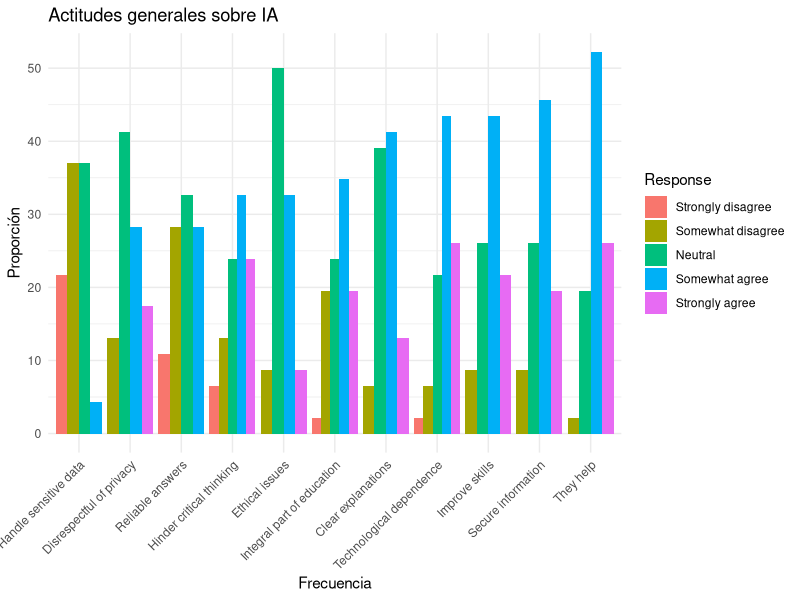
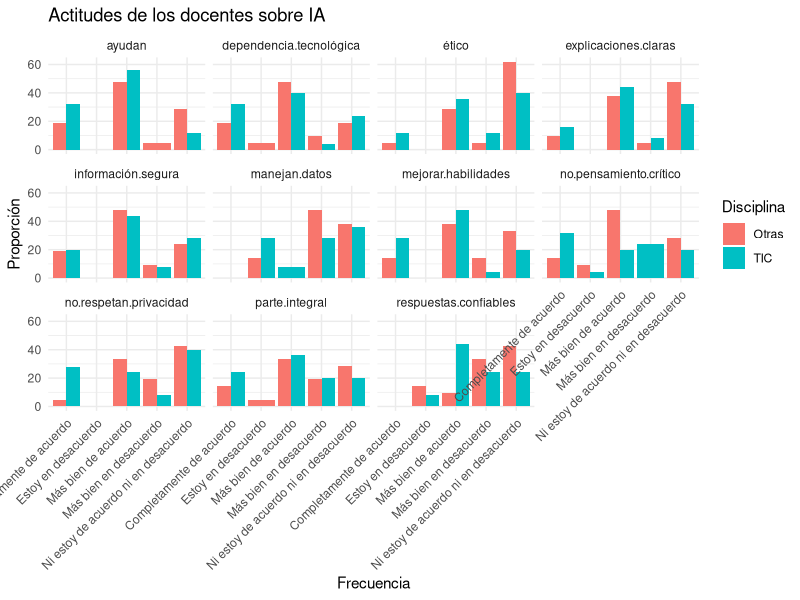

Write R code to recreate these figures, in order.
## ---- chunk 1
library(ggplot2)
library(dplyr)

frecuencias_data <- read.csv("../data/actitudes-docentes.csv", header = TRUE, na.strings="", sep = ";")

columnas <- strsplit("ayudan;dependencia-tecnológica;explicaciones-claras;información-segura;manejan-datos;mejorar-habilidades;no-pensamiento-crítico;no-respetan-privacidad;parte-integral;respuestas-confiables;ético", ";")

likert_data <- data.frame( Attitude = character(),
                           Disciplina = character(),
                           Average = numeric(),
                           SD = numeric() )

opiniones_data <- data.frame( Attitude = character(),
                              Disciplina = character(),
                              Response = character(),
                              Count = numeric(),
                              Percentage = numeric() )

opiniones_resumen_data <- data.frame( Attitude = character(),
                                      Response = character(),
                                      Count = numeric(),
                                      Percentage = numeric() )

for ( i in columnas[[1]] ) {
  i <- gsub("-", ".", i)
  frecuencias_uso_data  <-  data.frame(Disciplina = frecuencias_data$Disciplina,
                                       frecuencias_data[i])

  porcentajes_data <-  frecuencias_uso_data %>% group_by(Disciplina,.data[[i]]) %>%
    summarise(Count = n())  %>% 
    mutate( Percentage = Count / sum(Count) * 100 )
  
  porcentajes_data$Response <- porcentajes_data[[i]]
  porcentajes_data$Attitude <- i
  opiniones_data <- rbind( opiniones_data, porcentajes_data )
  
  porcentajes_absolutos_data <-  frecuencias_uso_data %>% group_by(.data[[i]]) %>%
    summarise(Count = n())  %>% 
    mutate( Percentage = Count / sum(Count) * 100 )
  
  porcentajes_absolutos_data$Response <- porcentajes_absolutos_data[[i]]
  porcentajes_absolutos_data$Attitude <- i
  porcentajes_absolutos_data[[i]] <- NULL
  
  opiniones_resumen_data <- rbind( opiniones_resumen_data, porcentajes_absolutos_data )
  
  porcentajes_data$Likert <- as.numeric( factor( porcentajes_data[[i]],
                                      levels = c("Estoy en desacuerdo", "Más bien en desacuerdo","Ni estoy de acuerdo ni en desacuerdo", "Más bien de acuerdo", "Completamente de acuerdo" )
                                      )
                                )
  
  # compute weighted average of the Likert scale per Disciplina
  promedio_data <- porcentajes_data %>% group_by(Disciplina) %>%
    summarise(Average = sum(Likert * Count) / sum(Count),
              SD = sqrt( sum( Count * (Likert - (sum(Likert * Count) / sum(Count)))^2 ) / sum(Count) )
              )
  
  frecuencia_tabla <- table( unname(unlist(frecuencias_uso_data[i])), frecuencias_uso_data$Disciplina)
  chisq_frecuencia <- chisq.test(frecuencia_tabla)
  if ( chisq_frecuencia$p.value < 0.05 ) {
    cat("✅ La prueba de chi-cuadrado indica que hay una diferencia significativa en la actitud 📈", i, "📈 con p-value ", chisq_frecuencia$p.value,"\n")
  }
  
  promedio_data$Attitude <- i
  likert_data <- rbind( likert_data, promedio_data )

}

opiniones_resumen_data$Attitude <- recode( opiniones_resumen_data$Attitude,
                                "ayudan" = "They help",
                                "dependencia.tecnológica" = "Technological dependence",
                                "explicaciones.claras" = "Clear explanations",
                                "información.segura" = "Secure information",
                                "manejan.datos" = "Handle sensitive data",
                                "mejorar.habilidades"= "Improve skills",
                                "no.pensamiento.crítico"= "Hinder critical thinking",
                                "no.respetan.privacidad"= "Disrespectful of privacy",
                                "parte.integral"= "Integral part of education",
                                "respuestas.confiables"= "Reliable answers",
                                "ético"= "Ethical issues"
                             )
opiniones_resumen_data$Response <- recode( opiniones_resumen_data$Response,
                                "Estoy en desacuerdo" = "Strongly disagree",
                                "Más bien en desacuerdo" = "Somewhat disagree",
                                "Ni estoy de acuerdo ni en desacuerdo" = "Neutral",
                                "Más bien de acuerdo" = "Somewhat agree",
                                "Completamente de acuerdo" = "Strongly agree"
                             )


opiniones_resumen_data$Response <- factor( opiniones_resumen_data$Response,
                                      levels = c("Strongly disagree", "Somewhat disagree", "Neutral", "Somewhat agree", "Strongly agree" )
                                      )

opiniones_resumen_data$Attitude <- factor(opiniones_resumen_data$Attitude,
                                          levels = opiniones_resumen_data %>%
                                          filter(Response == "Somewhat agree") %>%
                                          arrange(Percentage) %>% pull(Attitude)
)


ggplot( opiniones_resumen_data, aes(x=Attitude, y = Percentage, fill=Response)) +
  geom_bar( stat="identity", position="dodge") +
  labs(title=paste0("Actitudes generales sobre IA"), x="Frecuencia", y="Proporción") +
  theme_minimal() +
  theme(axis.text.x = element_text(angle = 45, hjust = 1))

ggplot( opiniones_data, aes(x=Response, fill=Disciplina, y = Percentage)) +
  geom_bar( stat="identity", position="dodge") +
  labs(title=paste0("Actitudes de los docentes sobre IA"), x="Frecuencia", y="Proporción") +
  facet_wrap( ~ Attitude ) +
  theme_minimal() +
  theme(axis.text.x = element_text(angle = 45, hjust = 1))

likert_data$Attitude <- recode( likert_data$Attitude,
                                "ayudan" = "They help",
                                "dependencia.tecnológica" = "Technological dependence",
                                "explicaciones.claras" = "Clear explanations",
                                "información.segura" = "Reliable information",
                                "manejan.datos" = "Handle sensitive data",
                                "mejorar.habilidades"= "Improve skills",
                                "no.pensamiento.crítico"= "Hinder critical thinking",
                                "no.respetan.privacidad"= "Disrespectful of privacy",
                                "parte.integral"= "Integral part of education",
                                "respuestas.confiables"= "Reliable answers",
                                "ético"= "Ethical issues"
                             )
                                

likert_data$Disciplina <- recode( likert_data$Disciplina,
                                 "TIC" = "IT",
                                 "Otras" = "Other"
                                 )


likert_data$average_and_sd <- paste0( round(likert_data$Average,2), " (", round(likert_data$SD,2), ")" )
likert_data$Average <- NULL
likert_data$SD <- NULL


library(tidyr)

likert_data %>%
  pivot_wider(names_from = Disciplina, values_from = average_and_sd, id_cols= Attitude) -> likert_table

likert_table <- likert_table[,c(1,3,2)]

library(kableExtra)
kable( likert_table,
       align="c" )  %>%
  column_spec(1, bold = TRUE, width="15em") %>%
  row_spec(0, bold = TRUE, background = "#D3D3D3")
